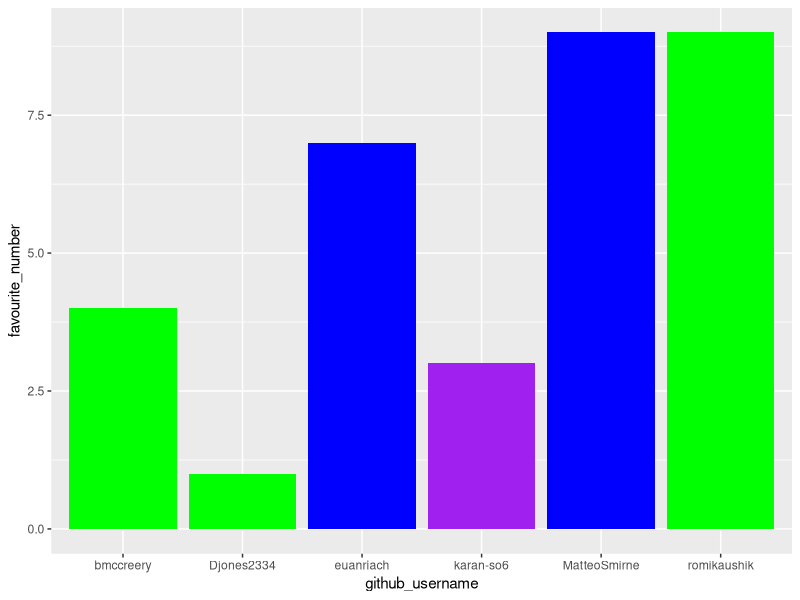
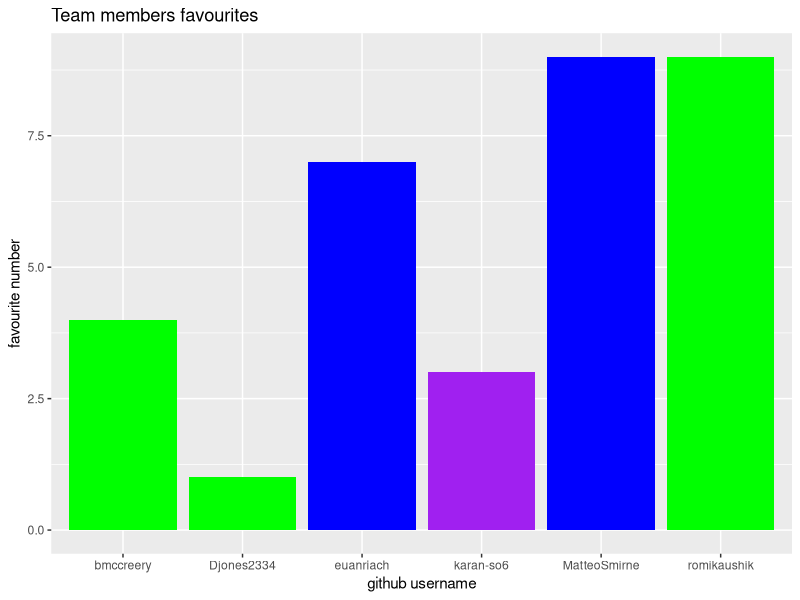
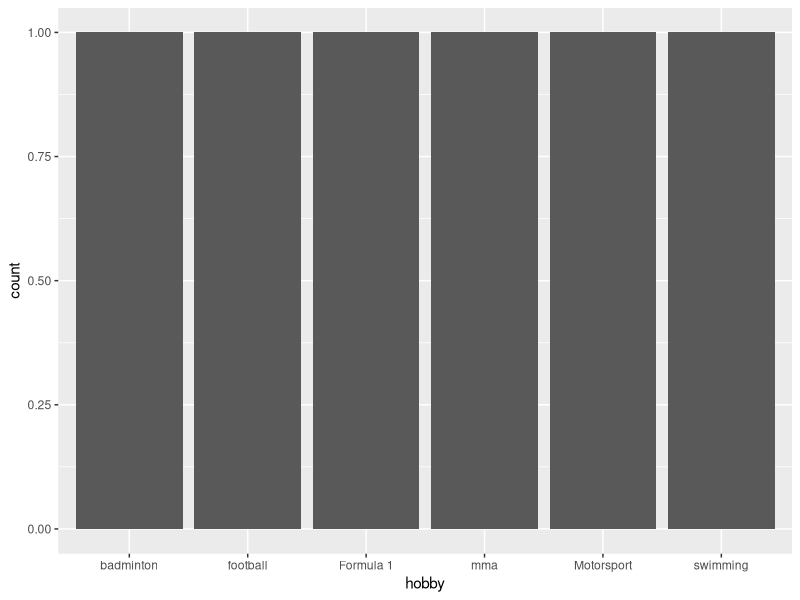

The R source for these figures, in order:
## ---- chunk 1
library(tidyverse) 
## ---- chunk 2
team_data <- tibble(
  name = c("Duncan Jones", "Matteo smirne", "Barney", 
           "Euan", "Romi", "karan"),
  github_username = c("Djones2334", "MatteoSmirne", "bmccreery", 
                      "euanriach", "romikaushik", "karan-so6"), 
  colour = c("green", "blue", "green", 
             "blue", "green", "purple"),
  hobby = c("mma", "Formula 1", "Motorsport", 
            "football", "swimming", "badminton"),
  favourite_number = c(1, 9, 4, 7, 9, 3)
)

team_data
## ---- chunk 3
p1 <- ggplot(data = team_data, 
             mapping = aes(x = github_username, 
                           y = favourite_number,
                           fill = colour), 
             ) +
   geom_col() +
   scale_fill_identity()
p1
## ---- chunk 4
p1 + labs(x = "github username", 
          y = "favourite number",
          title = "Team members favourites")
## ---- chunk 5
p2 <- ggplot(team_data, aes(x = hobby)) +
  geom_bar()
p2
